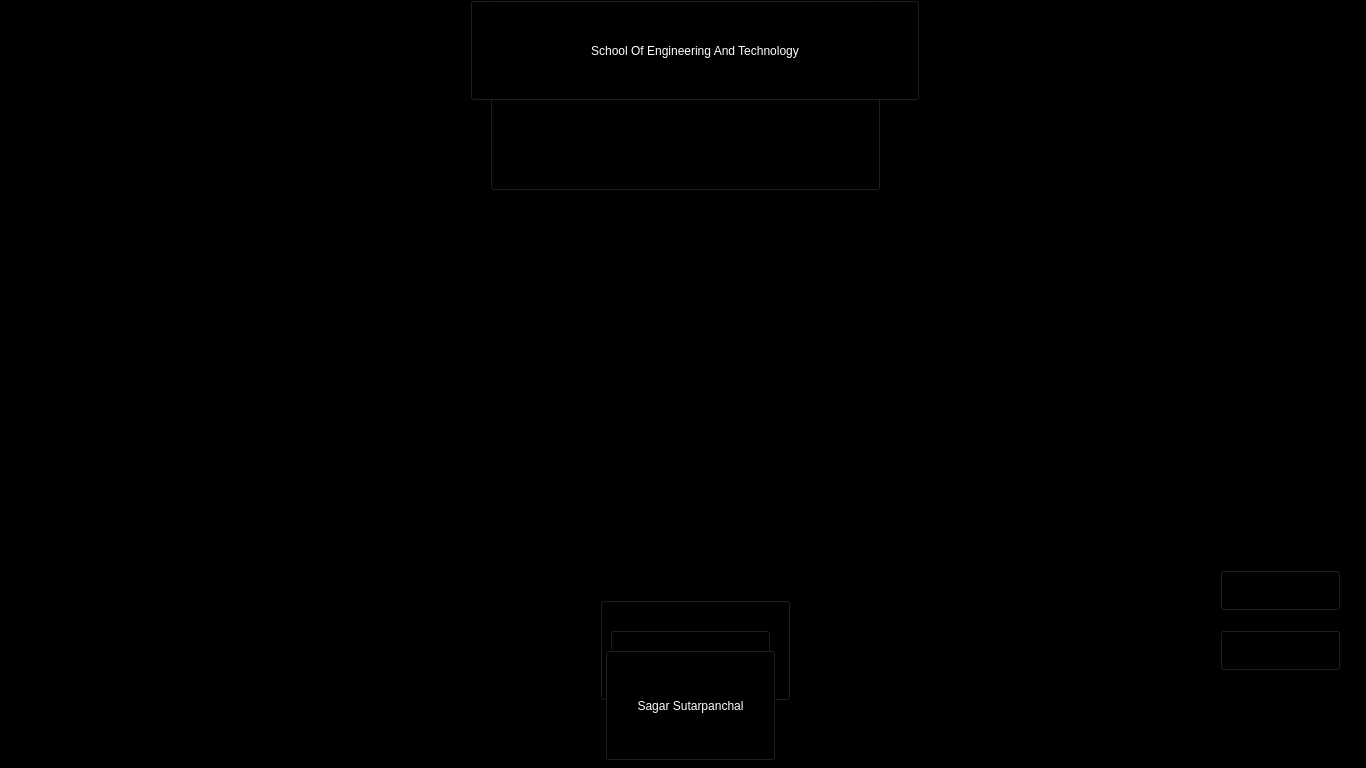
<?xml version="1.0" encoding="UTF-8"?>
<ui version="4.0">
 <class>MainWindow</class>
 <widget class="QMainWindow" name="MainWindow">
  <property name="geometry">
   <rect>
    <x>0</x>
    <y>0</y>
    <width>1366</width>
    <height>768</height>
   </rect>
  </property>
  <property name="sizePolicy">
   <sizepolicy hsizetype="Expanding" vsizetype="MinimumExpanding">
    <horstretch>100</horstretch>
    <verstretch>100</verstretch>
   </sizepolicy>
  </property>
  <property name="windowTitle">
   <string>MainWindow</string>
  </property>
  <widget class="QWidget" name="centralwidget">
   <widget class="QLabel" name="Gif_1">
    <property name="geometry">
     <rect>
      <x>0</x>
      <y>0</y>
      <width>1368</width>
      <height>800</height>
     </rect>
    </property>
    <property name="sizePolicy">
     <sizepolicy hsizetype="Expanding" vsizetype="Expanding">
      <horstretch>100</horstretch>
      <verstretch>100</verstretch>
     </sizepolicy>
    </property>
    <property name="text">
     <string/>
    </property>
    <property name="pixmap">
     <pixmap>GUIfiles/aibackgroundpicolo.gif</pixmap>
    </property>
    <property name="scaledContents">
     <bool>true</bool>
    </property>
   </widget>
   <widget class="QPushButton" name="pushButton_start">
    <property name="geometry">
     <rect>
      <x>1220</x>
      <y>570</y>
      <width>121</width>
      <height>41</height>
     </rect>
    </property>
    <property name="styleSheet">
     <string notr="true">background-color:Transparent;</string>
    </property>
    <property name="text">
     <string/>
    </property>
   </widget>
   <widget class="QPushButton" name="pushButton_close">
    <property name="geometry">
     <rect>
      <x>1220</x>
      <y>630</y>
      <width>121</width>
      <height>41</height>
     </rect>
    </property>
    <property name="styleSheet">
     <string notr="true">background-color:Transparent;</string>
    </property>
    <property name="text">
     <string/>
    </property>
   </widget>
   <widget class="QLabel" name="bg_1">
    <property name="geometry">
     <rect>
      <x>1220</x>
      <y>570</y>
      <width>121</width>
      <height>45</height>
     </rect>
    </property>
    <property name="text">
     <string/>
    </property>
    <property name="pixmap">
     <pixmap>GUIfiles/Start.png</pixmap>
    </property>
    <property name="scaledContents">
     <bool>true</bool>
    </property>
   </widget>
   <widget class="QLabel" name="bg_2">
    <property name="geometry">
     <rect>
      <x>1220</x>
      <y>630</y>
      <width>121</width>
      <height>41</height>
     </rect>
    </property>
    <property name="text">
     <string/>
    </property>
    <property name="pixmap">
     <pixmap>GUIfiles/Quit.png</pixmap>
    </property>
    <property name="scaledContents">
     <bool>true</bool>
    </property>
   </widget>
   <widget class="QLabel" name="Gif_2">
    <property name="geometry">
     <rect>
      <x>1230</x>
      <y>480</y>
      <width>101</width>
      <height>81</height>
     </rect>
    </property>
    <property name="styleSheet">
     <string notr="true">background-color:Transparent;</string>
    </property>
    <property name="text">
     <string/>
    </property>
    <property name="pixmap">
     <pixmap>GUIfiles/Earth_Template.gif</pixmap>
    </property>
    <property name="scaledContents">
     <bool>true</bool>
    </property>
   </widget>
   <widget class="QPushButton" name="pushButton">
    <property name="geometry">
     <rect>
      <x>520</x>
      <y>-50</y>
      <width>350</width>
      <height>141</height>
     </rect>
    </property>
    <property name="styleSheet">
     <string notr="true">background-color:Transparent;
font: 20pt &quot;MS Shell Dlg 2&quot;;
color: rgb(255, 255, 255);</string>
    </property>
    <property name="text">
     <string>DY PATIL UNIVERSITY</string>
    </property>
   </widget>
   <widget class="QPushButton" name="pushButton_2">
    <property name="geometry">
     <rect>
      <x>490</x>
      <y>-40</y>
      <width>391</width>
      <height>231</height>
     </rect>
    </property>
    <property name="styleSheet">
     <string notr="true">background-color:Transparent;
font: 14pt &quot;MS Shell Dlg 2&quot;;
color: rgb(255, 255, 255);</string>
    </property>
    <property name="text">
     <string>Title : Friday The Age Of AI</string>
    </property>
   </widget>
   <widget class="QPushButton" name="pushButton_3">
    <property name="geometry">
     <rect>
      <x>600</x>
      <y>600</y>
      <width>191</width>
      <height>101</height>
     </rect>
    </property>
    <property name="styleSheet">
     <string notr="true">background-color:Transparent;
font: 14pt &quot;MS Shell Dlg 2&quot;;
color: rgb(255, 255, 255);</string>
    </property>
    <property name="text">
     <string>Group Members</string>
    </property>
   </widget>
   <widget class="QPushButton" name="pushButton_4">
    <property name="geometry">
     <rect>
      <x>610</x>
      <y>630</y>
      <width>161</width>
      <height>81</height>
     </rect>
    </property>
    <property name="styleSheet">
     <string notr="true">background-color:Transparent;
font: 10pt &quot;MS Shell Dlg 2&quot;;
color: rgb(255, 255, 255);</string>
    </property>
    <property name="text">
     <string>Jayesh Nanekar</string>
    </property>
   </widget>
   <widget class="QPushButton" name="pushButton_5">
    <property name="geometry">
     <rect>
      <x>620</x>
      <y>660</y>
      <width>141</width>
      <height>61</height>
     </rect>
    </property>
    <property name="styleSheet">
     <string notr="true">background-color:Transparent;
font: 10pt &quot;MS Shell Dlg 2&quot;;
color: rgb(255, 255, 255);</string>
    </property>
    <property name="text">
     <string>Krishna Kulthe</string>
    </property>
   </widget>
   <widget class="QPushButton" name="pushButton_6">
    <property name="geometry">
     <rect>
      <x>605</x>
      <y>650</y>
      <width>171</width>
      <height>111</height>
     </rect>
    </property>
    <property name="styleSheet">
     <string notr="true">background-color:Transparent;
font: 10pt &quot;MS Shell Dlg 2&quot;;
color: rgb(255, 255, 255);</string>
    </property>
    <property name="text">
     <string>Sagar Sutarpanchal</string>
    </property>
   </widget>
   <widget class="QLabel" name="Gif_3">
    <property name="geometry">
     <rect>
      <x>-30</x>
      <y>-20</y>
      <width>181</width>
      <height>151</height>
     </rect>
    </property>
    <property name="styleSheet">
     <string notr="true">background-color:Transparent;
</string>
    </property>
    <property name="text">
     <string/>
    </property>
    <property name="pixmap">
     <pixmap>GUIfiles/mic.gif</pixmap>
    </property>
    <property name="scaledContents">
     <bool>true</bool>
    </property>
   </widget>
   <widget class="QLabel" name="bg_3">
    <property name="geometry">
     <rect>
      <x>0</x>
      <y>0</y>
      <width>1368</width>
      <height>1000</height>
     </rect>
    </property>
    <property name="styleSheet">
     <string notr="true">background-color: rgb(0, 0, 0);</string>
    </property>
    <property name="text">
     <string/>
    </property>
    <property name="pixmap">
     <pixmap>GUIfiles/aibackgroundpicolo.gif</pixmap>
    </property>
    <property name="scaledContents">
     <bool>true</bool>
    </property>
   </widget>
   <widget class="QPushButton" name="pushButton_7">
    <property name="geometry">
     <rect>
      <x>470</x>
      <y>0</y>
      <width>450</width>
      <height>101</height>
     </rect>
    </property>
    <property name="styleSheet">
     <string notr="true">background-color:Transparent;
font: 16pt &quot;MS Shell Dlg 2&quot;;
color: rgb(255, 255, 255);</string>
    </property>
    <property name="text">
     <string>School Of Engineering And Technology</string>
    </property>
   </widget>
   <zorder>bg_3</zorder>
   <zorder>Gif_1</zorder>
   <zorder>bg_1</zorder>
   <zorder>pushButton_start</zorder>
   <zorder>bg_2</zorder>
   <zorder>pushButton_close</zorder>
   <zorder>Gif_2</zorder>
   <zorder>pushButton</zorder>
   <zorder>pushButton_2</zorder>
   <zorder>pushButton_3</zorder>
   <zorder>pushButton_4</zorder>
   <zorder>pushButton_5</zorder>
   <zorder>pushButton_6</zorder>
   <zorder>Gif_3</zorder>
   <zorder>pushButton_7</zorder>
  </widget>
 </widget>
 <resources/>
 <connections/>
</ui>
